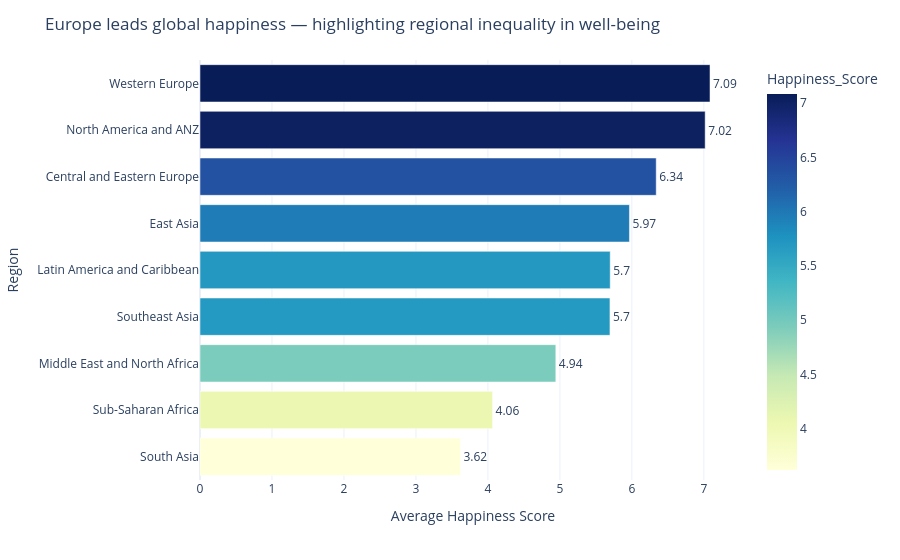

Notebook cell for this chart:
### Code cell
import plotly.express as px


region_avg = (df.groupby('Region')['Happiness_Score']
              .mean()
              .reset_index()
              .sort_values('Happiness_Score'))

fig = px.bar(
    region_avg,
    x='Happiness_Score',
    y='Region',
    orientation='h',
    text=region_avg['Happiness_Score'].round(2),
    color='Happiness_Score',
    color_continuous_scale='YlGnBu'
)


fig.update_layout(
    title="Europe leads global happiness — highlighting regional inequality in well-being",
    xaxis_title="Average Happiness Score",
    yaxis_title="Region",
    xaxis=dict(range=[0, region_avg['Happiness_Score'].max() + 0.5]),
    template="plotly_white"
)


fig.update_yaxes(categoryorder='total ascending')


fig.update_traces(textposition='outside', cliponaxis=False)

### Figure 1 — Plotly figure (JSON) as saved in the notebook; plotly's stock layout.template omitted (floating-point values rounded to 4 significant figures)
{"data": [{"cliponaxis": false, "hovertemplate": "Happiness_Score=%{marker.color}<br>Region=%{y}<br>text=%{text}<extra></extra>", "legendgroup": "", "marker": {"color": [3.618, 4.065, 4.943, 5.695, 5.699, 5.966, 6.338, 7.018, 7.086], "coloraxis": "coloraxis", "pattern": {"shape": ""}}, "name": "", "orientation": "h", "showlegend": false, "text": [3.62, 4.06, 4.94, 5.7, 5.7, 5.97, 6.34, 7.02, 7.09], "textposition": "outside", "type": "bar", "x": [3.618, 4.065, 4.943, 5.695, 5.699, 5.966, 6.338, 7.018, 7.086], "xaxis": "x", "y": ["South Asia", "Sub-Saharan Africa", "Middle East and North Africa", "Southeast Asia", "Latin America and Caribbean", "East Asia", "Central and Eastern Europe", "North America and ANZ", "Western Europe"], "yaxis": "y"}], "layout": {"barmode": "relative", "coloraxis": {"colorbar": {"title": {"text": "Happiness_Score"}}, "colorscale": [[0, "rgb(255,255,217)"], [0.125, "rgb(237,248,177)"], [0.25, "rgb(199,233,180)"], [0.375, "rgb(127,205,187)"], [0.5, "rgb(65,182,196)"], [0.625, "rgb(29,145,192)"], [0.75, "rgb(34,94,168)"], [0.875, "rgb(37,52,148)"], [1, "rgb(8,29,88)"]]}, "legend": {"tracegroupgap": 0}, "margin": {"t": 60}, "title": {"text": "Europe leads global happiness — highlighting regional inequality in well-being"}, "xaxis": {"anchor": "y", "domain": [0, 1], "range": [0, 7.586], "title": {"text": "Average Happiness Score"}}, "yaxis": {"anchor": "x", "categoryorder": "total ascending", "domain": [0, 1], "title": {"text": "Region"}}}}
